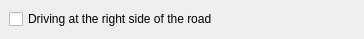
<ui version="4.0" >
 <class>CreateRoundaboutDock</class>
 <widget class="QWidget" name="CreateRoundaboutDock" >
  <property name="geometry" >
   <rect>
    <x>0</x>
    <y>0</y>
    <width>364</width>
    <height>39</height>
   </rect>
  </property>
  <property name="windowTitle" >
   <string>Form</string>
  </property>
  <layout class="QVBoxLayout" >
   <property name="margin" >
    <number>9</number>
   </property>
   <property name="spacing" >
    <number>6</number>
   </property>
   <item>
    <widget class="QCheckBox" name="DriveRight" >
     <property name="text" >
      <string>Driving at the right side of the road</string>
     </property>
    </widget>
   </item>
   <item>
    <spacer>
     <property name="orientation" >
      <enum>Qt::Vertical</enum>
     </property>
     <property name="sizeHint" >
      <size>
       <width>20</width>
       <height>40</height>
      </size>
     </property>
    </spacer>
   </item>
  </layout>
 </widget>
 <resources/>
 <connections/>
</ui>
